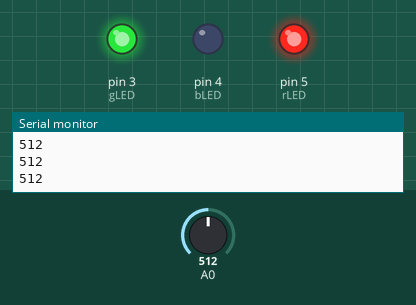
Recording of a sketch running on a simulated Arduino Uno, built with avr-gcc and run on an emulated ATmega328P. On the bench: output pins drawn as LEDs (lit = HIGH), the last lines printed to the serial monitor. Inputs (shaded band) come from the test bench; at power-on: A0 = 512.

Above: at 1.2 s.
1.3 s: A0 set to 494
At 2.4 s:
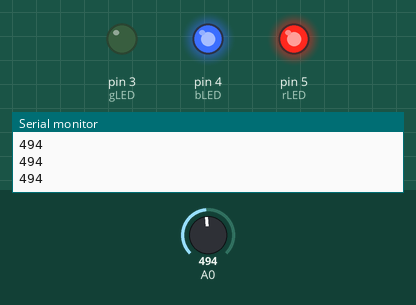
2.8 s: A0 set to 273
4.3 s: A0 set to 242
At 4.8 s:
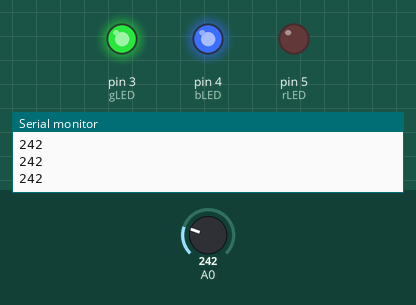
5.8 s: A0 set to 777
At 7.0 s:
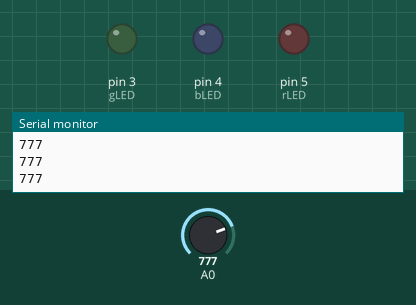
7.3 s: A0 set to 760
At 8.2 s:
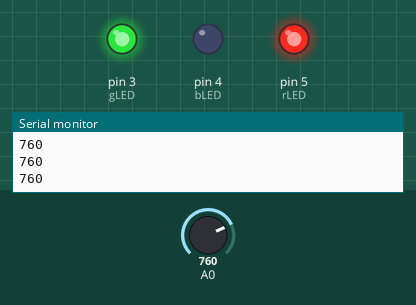
8.8 s: A0 set to 778
At 9.3 s:
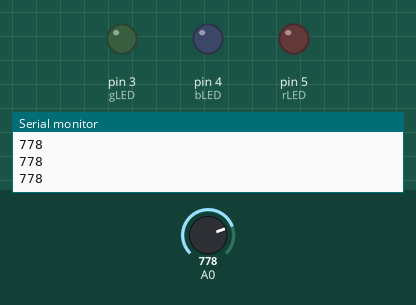
Timing chart, 0 to 11.3 s (numbered marks = the images above; inputs shaded):
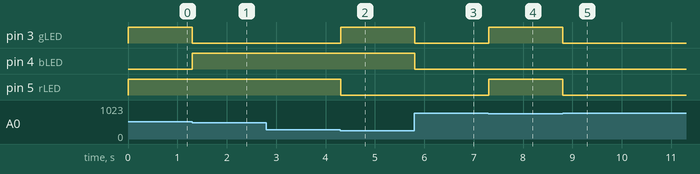

The sketch:

1007ArudinoProad1.ino
```cpp
const int gLED=3;
const int bLED=4;
const int rLED=5;

void setup() {


  Serial.begin(9600);
  pinMode(gLED,OUTPUT);
  pinMode(rLED,OUTPUT);
  pinMode(bLED,OUTPUT);

}

void loop() {


  int sensorValue=analogRead(A0);

  Serial.println(sensorValue);

  if(sensorValue>=768){

    digitalWrite(gLED,LOW);
    digitalWrite(rLED,LOW);
    digitalWrite(bLED,LOW);

  }else if(512<=sensorValue && sensorValue<=767){
    digitalWrite(bLED,LOW);
    digitalWrite(gLED,HIGH);
    digitalWrite(rLED,HIGH);
  }else if(256<=sensorValue && sensorValue<=511){

    digitalWrite(bLED,HIGH);
    digitalWrite(gLED,LOW);
    digitalWrite(rLED,HIGH);

  }else{

    digitalWrite(bLED,HIGH);
    digitalWrite(gLED,HIGH);
    digitalWrite(rLED,LOW);

  }

  delay(1);

}
```

Measured:
- the behaviour switches between 512 and 511 on A0 (found by bisection; images 0 and 1)
- the behaviour switches between 256 and 255 on A0 (found by bisection; images 1 and 2)
- the behaviour switches between 768 and 767 on A0 (found by bisection; images 3 and 4)
- after the input at 1.3 s, pin 3 (gLED): HIGH → LOW at once; pin 4 (bLED): LOW → HIGH at once
- after the input at 4.3 s, pin 3 (gLED): LOW → HIGH at once; pin 5 (rLED): HIGH → LOW at once
- after the input at 5.8 s, pin 3 (gLED), pin 4 (bLED): HIGH → LOW at once
- after the input at 7.3 s, pin 3 (gLED), pin 5 (rLED): LOW → HIGH at once
- after the input at 8.8 s, pin 3 (gLED), pin 5 (rLED): HIGH → LOW at once
